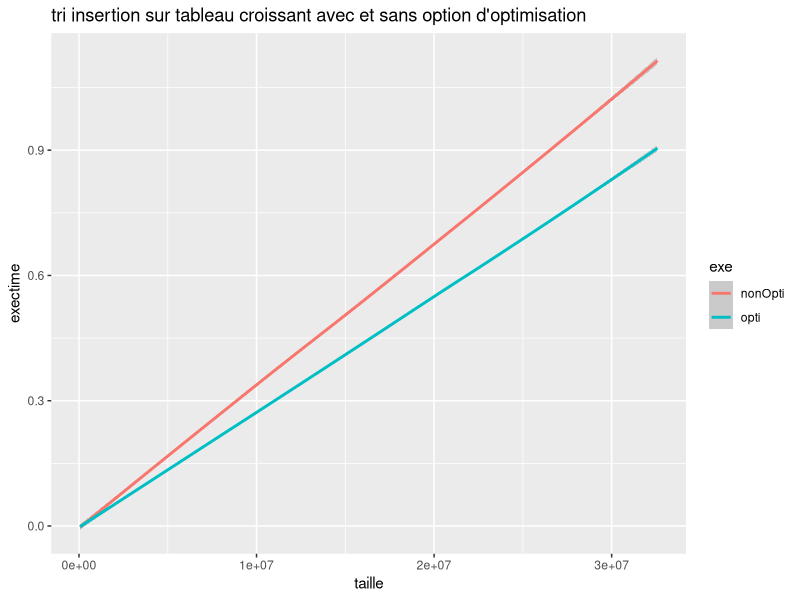

Write the R code that produced this figure.
library(ggplot2)

perf <-read.table("perfInsertionCroissantOpti.dat", header=TRUE, fill=TRUE)



#png("insertionProcheEtendue.png")
#i<-qplot(taille, exectime, data=perf, main="insertion sur tableaux croissants proche et etendue" ,geom="smooth", method="loess", color=tableau)
#print(i)
#dev.off()

png("optionOptimisation.png")
i<-qplot(taille, exectime, data=perf, main="tri insertion sur tableau croissant avec et sans option d'optimisation", geom="smooth", method="loess", color = exe, shape = tableau)
print(i)
dev.off()

